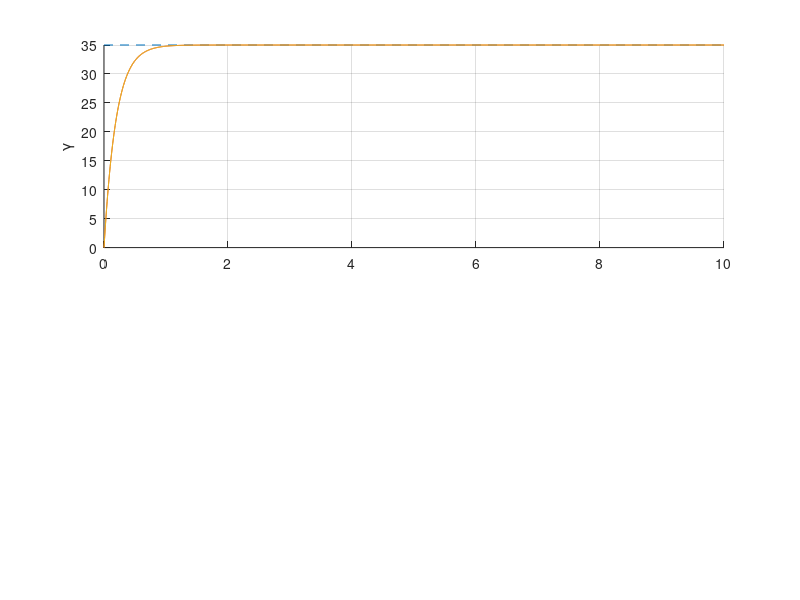

Source code (MATLAB):

clear; clc;

k_mu = 5;
k_mu_dot = 5;
k_gamma = 5;
k_gamma_dot = 5;

dt = 0.01;
time = 0:dt:10;

x = zeros(length(time),4);
mu_cmd = 35;
gamma_cmd = 35;

for k = 2:length(time)
    
    mu_dot=(mu_cmd - x(k-1,1)) * k_mu;
    gamma_dot=(gamma_cmd - x(k-1,2)) * k_gamma;
    mu_dot_dot=0;
    gamma_dot_dot=0;
%     mu_dot = x(k-1,3);
%     gamma_dot = x(k-1,4);
%     mu_dot_dot = ( (mu_cmd - x(k-1,1)) * k_mu - mu_dot ) * k_mu_dot;
%     gamma_dot_dot = ( (gamma_cmd - x(k-1,2)) * k_gamma - gamma_dot ) * k_gamma_dot;
    
    d_x = [mu_dot,gamma_dot,mu_dot_dot,gamma_dot_dot];
    x(k,:) = x(k-1,:) + d_x * dt;
    
end

figure('color','w');
subplot(2,1,1); hold on; grid on;
plot([time(1),time(end)],[mu_cmd,mu_cmd],'--')
plot(time',x(:,1))
% ylabel('\mu')
% subplot(2,1,2); hold on; grid on;
% plot([time(1),time(end)],[gamma_cmd,gamma_cmd],'--')
plot(time',x(:,2))
ylabel('\gamma')

